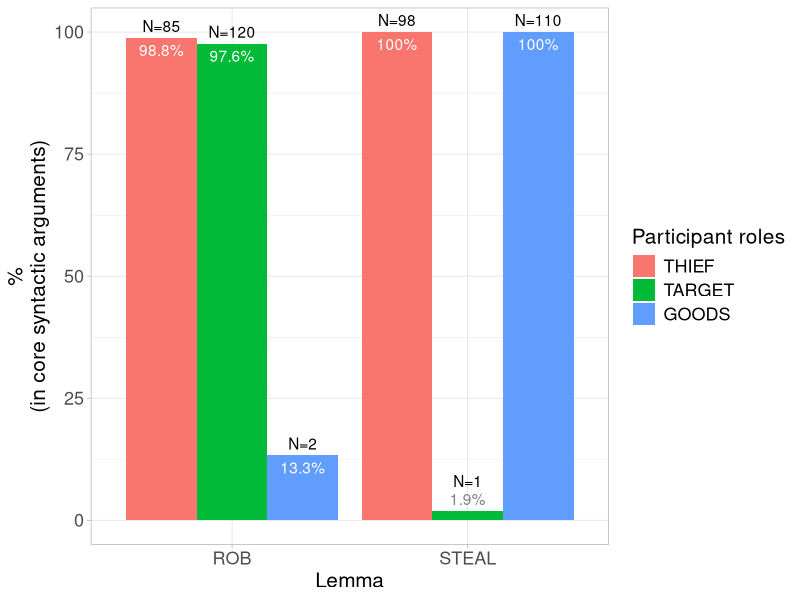
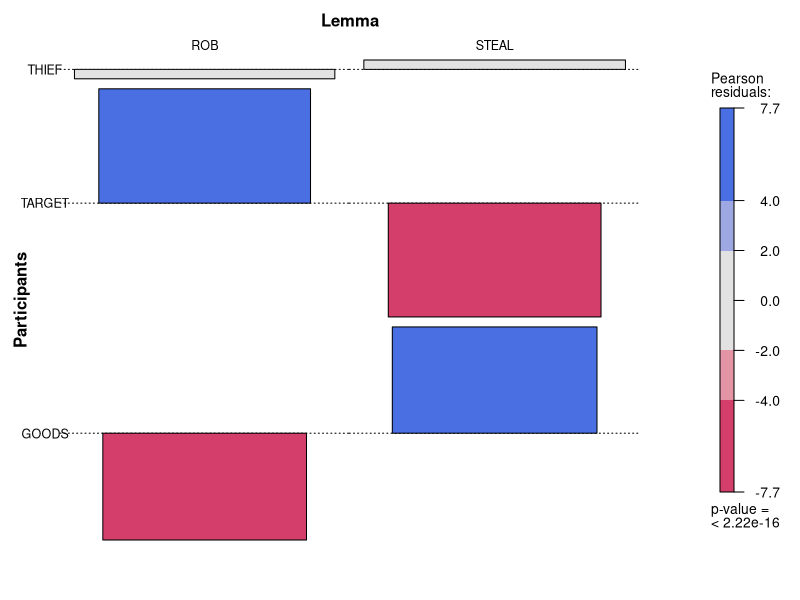
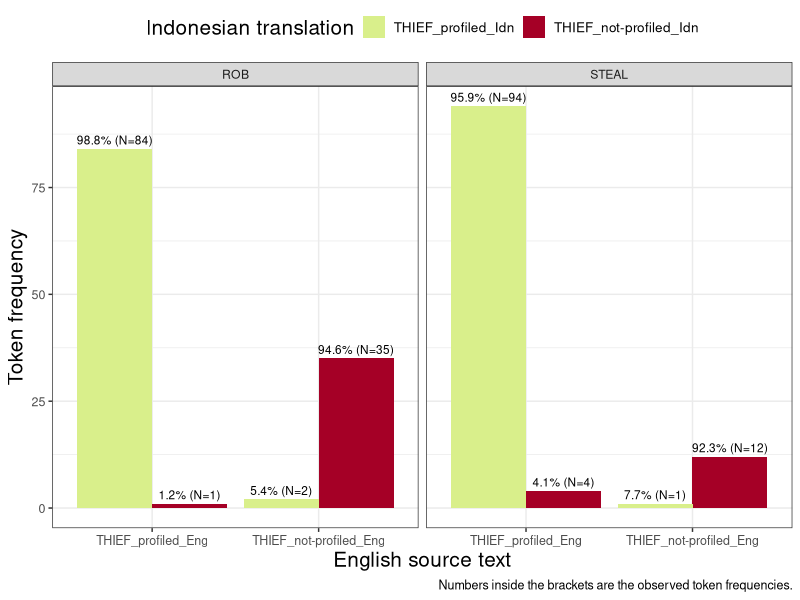
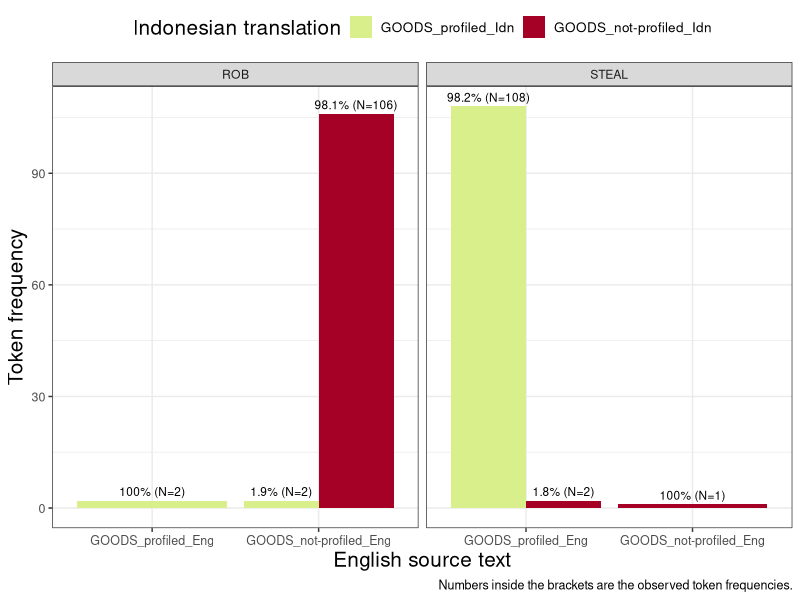
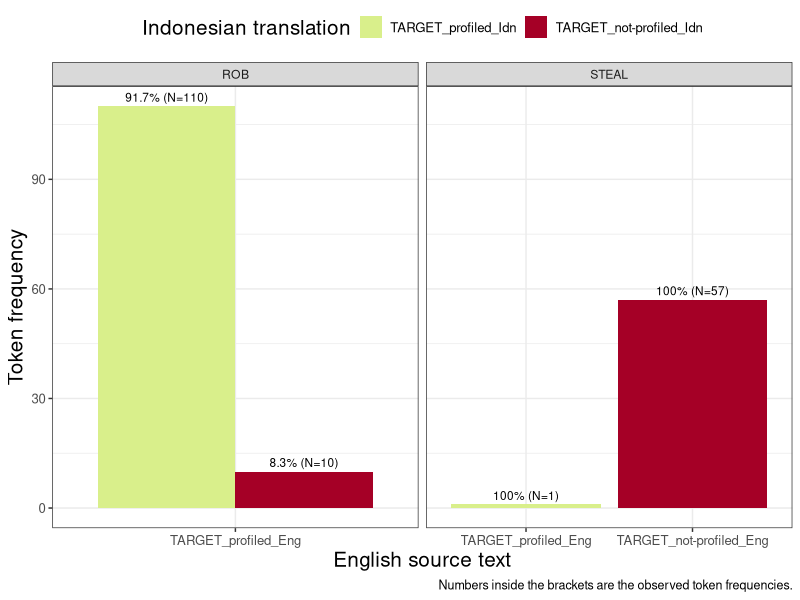
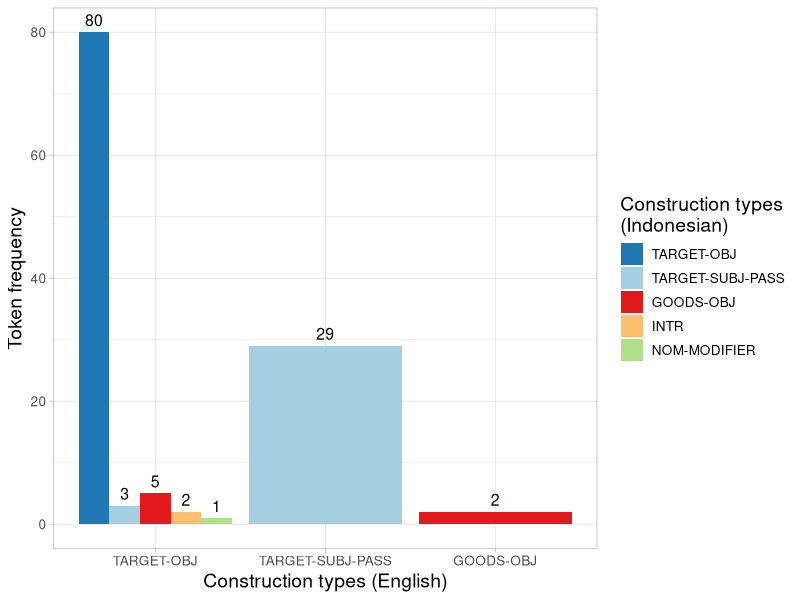
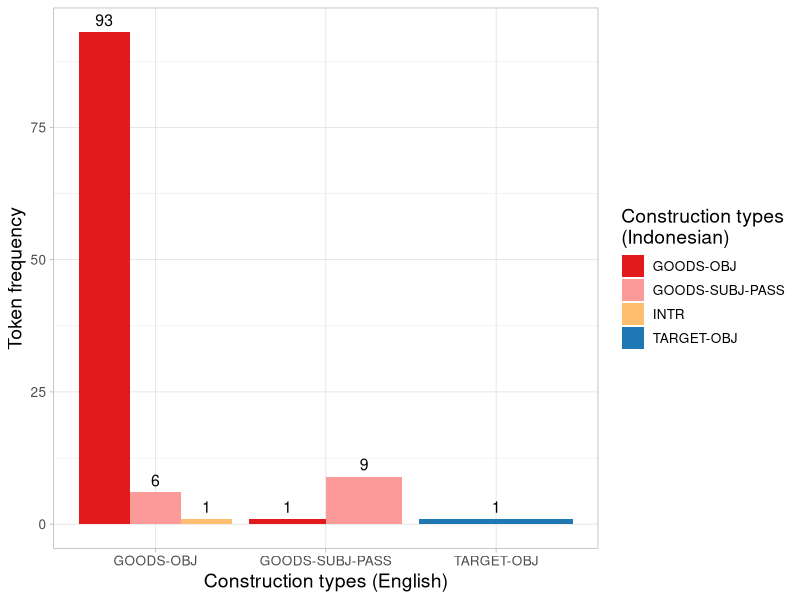
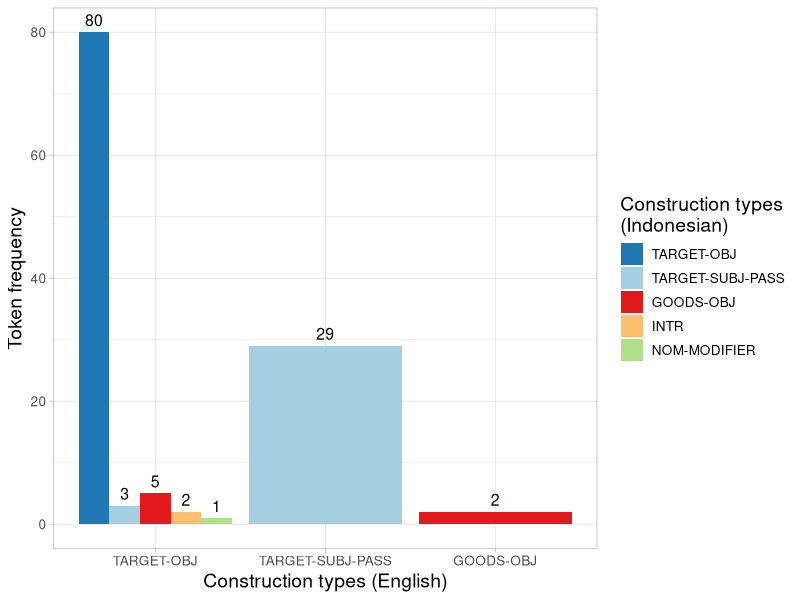

Generate these figures, in order, with R:
## ---- chunk 1
# global option chunck
knitr::opts_chunk$set(fig.width = 7, 
                      fig.asp = 0.618,
                      fig.retina = 2,
                      dpi = 300,
                      dev = "png",
                      echo = TRUE,
                      message = FALSE,
                      warning = FALSE)
library(tidyverse)
library(readxl)
library(RColorBrewer)
library(vcd)
## ---- chunk 2
rob <- readr::read_tsv("ROB_sample_conc_main.tsv")
steal <- readr::read_tsv("STEAL_sample_conc_main.tsv")
## ---- chunk 3
rob_eng_profiled_participants <- rob %>% 
  # verbal construction of ROB
  filter(!is.na(CXN_ENG), str_detect(CXN_ENG, "(INTR|NOMINAL)$", negate = TRUE)) %>%
  count(ROLE_ENG_THIEF) %>% 
  rename(is_mentioned = ROLE_ENG_THIEF) %>% 
  mutate(role = "thief") %>% 
  bind_rows(rob %>% 
              # verbal construction of ROB
              filter(!is.na(CXN_ENG), str_detect(CXN_ENG, "(INTR|NOMINAL)$", 
                                                 negate = TRUE)) %>%
              mutate(ROLE_ENG_TARGET = as.logical(ROLE_ENG_TARGET)) %>% 
              count(ROLE_ENG_TARGET) %>% 
              rename(is_mentioned = ROLE_ENG_TARGET) %>% 
              mutate(role = "target")) %>% 
  bind_rows(rob %>% 
              # verbal construction of ROB
              filter(!is.na(CXN_ENG), str_detect(CXN_ENG, "(INTR|NOMINAL)$", 
                                                 negate = TRUE)) %>% 
              mutate(ROLE_ENG_GOODS = as.logical(ROLE_ENG_GOODS)) %>% 
              count(ROLE_ENG_GOODS) %>% 
              rename(is_mentioned = ROLE_ENG_GOODS) %>% 
              mutate(role = "goods")) %>% 
  mutate(role = factor(role, levels = c("thief", "target", "goods"))) %>% 
  group_by(role) %>% 
  arrange(role, desc(is_mentioned)) %>% 
  mutate(perc_mention = round(n/sum(n) * 100, 2)) %>% 
  ungroup()

# binomial test of the profiled participant roles for ROB
rob_eng_profiled_participants_binom <- rob_eng_profiled_participants %>% 
  pivot_wider(-perc_mention, 
              names_from = is_mentioned, 
              values_from = n, 
              values_fill = 0L) %>% 
  mutate(n = `TRUE`+`FALSE`, 
         pbin = map_dbl(pmap(list(x = `TRUE`, n = n), binom.test), "p.value"), 
         pholm = p.adjust(pbin, method = "holm"),
         signif = "ns", 
         signif = if_else(pholm < 0.05, "*", signif), 
         signif = if_else(pholm < 0.01, "**", signif), 
         signif = if_else(pholm < 0.001, "***", signif),
         lemma = "ROB")
## ---- chunk 4
rob_eng_profiled_participants_coreargs <- rob %>% 
  # verbal construction of ROB
  filter(!is.na(CXN_ENG), str_detect(CXN_ENG, "(INTR|NOMINAL)$", negate = TRUE)) %>% 
  count(ROLE_ENG_THIEF, SYN_ENG_THIEF) %>% 
  rename(is_mentioned = ROLE_ENG_THIEF,
         syntax = SYN_ENG_THIEF) %>% 
  mutate(role = "thief") %>% 
  bind_rows(rob %>% 
              # verbal construction of ROB
              filter(!is.na(CXN_ENG), str_detect(CXN_ENG, "(INTR|NOMINAL)$", 
                                                 negate = TRUE)) %>% 
              mutate(ROLE_ENG_TARGET = as.logical(ROLE_ENG_TARGET)) %>% 
              count(ROLE_ENG_TARGET, SYN_ENG_TARGET) %>% 
              rename(is_mentioned = ROLE_ENG_TARGET,
                     syntax = SYN_ENG_TARGET) %>% 
              mutate(role = "target")) %>% 
  bind_rows(rob %>% 
              # verbal construction of ROB
              filter(!is.na(CXN_ENG), str_detect(CXN_ENG, "(INTR|NOMINAL)$", 
                                                 negate = TRUE)) %>% 
              mutate(ROLE_ENG_GOODS = as.logical(ROLE_ENG_GOODS)) %>% 
              count(ROLE_ENG_GOODS, SYN_ENG_GOODS) %>% 
              rename(is_mentioned = ROLE_ENG_GOODS,
                     syntax = SYN_ENG_GOODS) %>% 
              mutate(role = "goods")) %>% 
  mutate(role = factor(role, levels = c("thief", "target", "goods")))
rob_eng_profiled_participants_coreargs <- rob_eng_profiled_participants_coreargs %>% 
  mutate(core_args = TRUE,
         core_args = if_else(is.na(syntax), NA, core_args),
         core_args = if_else(str_detect(syntax, "passive_AGENT|possessive_determiner|PP_complement"), 
                             FALSE, core_args)) %>% 
  group_by(role, core_args) %>% 
  mutate(n_coreargs_by_role = sum(n)) %>% 
  group_by(role) %>% 
  arrange(role, desc(n_coreargs_by_role))

rob_eng_profiled_participants_coreargs_distinct <- rob_eng_profiled_participants_coreargs %>% 
  select(role, core_args, n_coreargs_by_role) %>% 
  distinct() %>% 
  filter(!is.na(core_args)) %>% 
  arrange(role, desc(core_args)) %>% 
  mutate(perc_coreargs_by_role = round(n_coreargs_by_role/sum(n_coreargs_by_role) * 100, digits = 1))

# binomial test of the core profiled participant roles for ROB
rob_eng_profiled_participants_coreargs_binom <- rob_eng_profiled_participants_coreargs_distinct %>% 
  pivot_wider(-perc_coreargs_by_role, names_from = core_args, values_from = n_coreargs_by_role, values_fill = 0L) %>% 
  mutate(n = `TRUE`+`FALSE`, 
         pbin = map_dbl(pmap(list(x = `TRUE`, n = n), binom.test), "p.value"), 
         pholm = p.adjust(pbin, method = "holm"),
         signif = "ns", 
         signif = if_else(pholm < 0.05, "*", signif), 
         signif = if_else(pholm < 0.01, "**", signif), 
         signif = if_else(pholm < 0.001, "***", signif),
         lemma = "ROB",
         perc_coreargs = round(`TRUE`/n * 100, 1),
         perc_non_coreargs = round(`FALSE`/n * 100, 1))
## ---- chunk 5
steal_eng_profiled_participants <- steal %>% 
  # verbal construction of STEAL
  filter(!is.na(CXN_ENG), str_detect(CXN_ENG, "(INTR|NOMINAL|NP|_TRANS)$", negate = TRUE)) %>%
  mutate(ROLE_ENG_THIEF = as.logical(ROLE_ENG_THIEF)) %>% 
  count(ROLE_ENG_THIEF) %>% 
  rename(is_mentioned = ROLE_ENG_THIEF) %>% 
  mutate(role = "thief") %>% 
  bind_rows(steal %>% 
              # verbal construction of STEAL
              filter(!is.na(CXN_ENG), str_detect(CXN_ENG, "(INTR|NOMINAL|NP|_TRANS)$", 
                                                 negate = TRUE)) %>% 
              mutate(ROLE_ENG_TARGET = as.logical(ROLE_ENG_TARGET)) %>% 
              count(ROLE_ENG_TARGET) %>% 
              rename(is_mentioned = ROLE_ENG_TARGET) %>% 
              mutate(role = "target")) %>% 
  bind_rows(steal %>% 
              # verbal construction of STEAL
              filter(!is.na(CXN_ENG), str_detect(CXN_ENG, "(INTR|NOMINAL|NP|_TRANS)$", 
                                                 negate = TRUE)) %>% 
              filter(!is.na(ROLE_ENG_GOODS)) %>% 
              mutate(ROLE_ENG_GOODS = as.logical(ROLE_ENG_GOODS)) %>% 
              count(ROLE_ENG_GOODS) %>% 
              rename(is_mentioned = ROLE_ENG_GOODS) %>% 
              mutate(role = "goods")) %>% 
  mutate(role = factor(role, levels = c("thief", "target", "goods"))) %>% 
  group_by(role) %>% 
  arrange(role, desc(is_mentioned)) %>% 
  mutate(perc_mention = round(n/sum(n) * 100, 2)) %>% 
  ungroup()

# binomial test of the profiled participant roles for STEAL
steal_eng_profiled_participants_binom <- steal_eng_profiled_participants %>% 
  pivot_wider(-perc_mention, names_from = is_mentioned, values_from = n, values_fill = 0L) %>% 
  mutate(n = `TRUE`+`FALSE`, 
         pbin = map_dbl(pmap(list(x = `TRUE`, n = n), binom.test), "p.value"), 
         pholm = p.adjust(pbin, method = "holm"),
         signif = "ns", 
         signif = if_else(pholm < 0.05, "*", signif), 
         signif = if_else(pholm < 0.01, "**", signif), 
         signif = if_else(pholm < 0.001, "***", signif),
         lemma = "STEAL")
## ---- chunk 6
steal_eng_profiled_participants_coreargs <- steal %>% 
  # verbal construction of STEAL
  filter(!is.na(CXN_ENG), str_detect(CXN_ENG, "(INTR|NOMINAL|NP|_TRANS)$", negate = TRUE)) %>%
  count(ROLE_ENG_THIEF, SYN_ENG_THIEF) %>% 
  rename(is_mentioned = ROLE_ENG_THIEF,
         syntax = SYN_ENG_THIEF) %>% 
  mutate(role = "thief",
         is_mentioned = as.logical(is_mentioned)) %>% 
  bind_rows(steal %>% 
              # verbal construction of STEAL
              filter(!is.na(CXN_ENG), str_detect(CXN_ENG, "(INTR|NOMINAL|NP|_TRANS)$", 
                                                 negate = TRUE)) %>% 
              mutate(ROLE_ENG_TARGET = as.logical(ROLE_ENG_TARGET)) %>% 
              count(ROLE_ENG_TARGET, SYN_ENG_TARGET) %>% 
              rename(is_mentioned = ROLE_ENG_TARGET,
                     syntax = SYN_ENG_TARGET) %>% 
              mutate(role = "target")) %>% 
  bind_rows(steal %>% 
              # verbal construction of STEAL
              filter(!is.na(CXN_ENG), str_detect(CXN_ENG, "(INTR|NOMINAL|NP|_TRANS)$", 
                                                 negate = TRUE)) %>% 
              mutate(ROLE_ENG_GOODS = as.logical(ROLE_ENG_GOODS)) %>% 
              count(ROLE_ENG_GOODS, SYN_ENG_GOODS) %>% 
              rename(is_mentioned = ROLE_ENG_GOODS,
                     syntax = SYN_ENG_GOODS) %>% 
              mutate(role = "goods")) %>% 
  mutate(role = factor(role, levels = c("thief", "target", "goods")))
steal_eng_profiled_participants_coreargs <- steal_eng_profiled_participants_coreargs %>% 
  mutate(core_args = TRUE,
         core_args = if_else(is.na(syntax), NA, core_args),
         core_args = if_else(str_detect(syntax, "passive_AGENT|possessive|(?i)PP_complement"), 
                             FALSE, core_args)) %>% 
  group_by(role, core_args) %>% 
  mutate(n_coreargs_by_role = sum(n)) %>% 
  group_by(role) %>% 
  arrange(role, desc(n_coreargs_by_role))

steal_eng_profiled_participants_coreargs_distinct <- steal_eng_profiled_participants_coreargs %>% 
  select(role, core_args, n_coreargs_by_role) %>% 
  distinct() %>% 
  filter(!is.na(core_args)) %>% 
  arrange(role, desc(core_args)) %>% 
  mutate(perc_coreargs_by_role = round(n_coreargs_by_role/sum(n_coreargs_by_role) * 100, digits = 1))


# binomial test of the core profiled participant roles for STEAL
steal_eng_profiled_participants_coreargs_binom <- steal_eng_profiled_participants_coreargs_distinct %>% 
  pivot_wider(-perc_coreargs_by_role, names_from = core_args, values_from = n_coreargs_by_role, values_fill = 0L) %>% 
  mutate(n = `TRUE`+`FALSE`, 
         pbin = map_dbl(pmap(list(x = `TRUE`, n = n), binom.test), "p.value"),
         pholm = p.adjust(pbin, method = "holm"),
         signif = "ns", 
         signif = if_else(pholm < 0.05, "*", signif), 
         signif = if_else(pholm < 0.01, "**", signif), 
         signif = if_else(pholm < 0.001, "***", signif),
         lemma = "STEAL",
         perc_coreargs = round(`TRUE`/n * 100, 1),
         perc_non_coreargs = round(`FALSE`/n * 100, 1))
## ---- chunk 7
eng_profiled_participants <- bind_rows(rob_eng_profiled_participants_binom,
                                       steal_eng_profiled_participants_binom) %>% 
  mutate(perc_mention = round((`TRUE`/n) * 100, 2))

eng_profiled_participants_matrix <- eng_profiled_participants %>% 
  select(role, lemma, `TRUE`) %>% 
  pivot_wider(names_from = lemma, values_from = `TRUE`) %>% 
  data.frame(row.names = 1) %>% 
  as.matrix()
names(attr(eng_profiled_participants_matrix, "dimnames")) <- c("Participant roles", "Lemmas")

eng_profiled_participants_chisq <- chisq.test(eng_profiled_participants_matrix)
eng_profiled_participants_effsizes <- vcd::assocstats(eng_profiled_participants_matrix)
eng_profiled_participants_cramer <- round(eng_profiled_participants_effsizes$cramer, 3)
## ---- chunk 8
eng_profiled_participants_coreargs <- bind_rows(rob_eng_profiled_participants_coreargs_binom,
                                                steal_eng_profiled_participants_coreargs_binom)

eng_profiled_participants_matrix_coreargs <- eng_profiled_participants_coreargs %>% 
  select(role, lemma, `TRUE`) %>% 
  pivot_wider(names_from = lemma, values_from = `TRUE`) %>% 
  data.frame(row.names = 1) %>% 
  as.matrix()
names(attr(eng_profiled_participants_matrix_coreargs, "dimnames")) <- c("Participant roles", "Lemmas")

eng_profiled_participants_chisq_coreargs <- chisq.test(eng_profiled_participants_matrix_coreargs)
eng_profiled_participants_effsizes_coreargs <- vcd::assocstats(eng_profiled_participants_matrix_coreargs)
eng_profiled_participants_cramer_coreargs <- round(eng_profiled_participants_effsizes_coreargs$cramer, 2)
## ---- chunk 9
p1_idn <- eng_profiled_participants_coreargs %>% 
  mutate(role = toupper(role),
         role = factor(role, levels = c("THIEF", "TARGET", "GOODS"))) %>% 
  ggplot(aes(x = lemma, y = perc_coreargs, fill = role)) +
  geom_col(position = position_dodge(.9)) +
  geom_text(aes(label = paste("N=", `TRUE`, sep = "")),
            position = position_dodge(.9),
            vjust = if_else(eng_profiled_participants_coreargs$`TRUE` > 1, -.5, -2)) +
  geom_text(aes(label = paste(perc_coreargs, "%", sep = "")),
            position = position_dodge(.9),
            vjust = if_else(eng_profiled_participants_coreargs$`TRUE` > 1, 1.5, -.5),
            col = if_else(eng_profiled_participants_coreargs$`TRUE` > 1, "white", "gray50")) +
  theme_light() +
  labs(y = "%\n(in core syntactic arguments)",
       x = "Lemma",
       fill = "Participant roles") +
  theme(axis.text = element_text(size = 13),
        axis.title = element_text(size = 15),
        legend.text = element_text(size = 13),
        legend.title = element_text(size = 15))

p1_idn
# ggsave("figs/plot-profiled-participants-eng.png", plot = p1_idn, height = 4.5, width = 7, dpi = 300)
## ---- chunk 10
# png("figs/plot-assocplot-profiled-roles-english.png", width = 7, height = 6, units = "in", res = 600)
vcd::assoc(eng_profiled_participants_matrix_coreargs, shade = TRUE, legend = legend_resbased(fontsize = 10), gp_labels = gpar(fontsize = 9), labeling_args = list(rot_labels = 0, set_varnames = c(Lemmas = "Lemma", `Participant roles` = "Participants"), set_labels = list(`Participant roles` = c("THIEF", "TARGET", "GOODS"))))
# dev.off()
## ---- chunk 11
# only take the transitive verbal and gerundial usages of ROB and STEAL
steal1 <- steal %>% 
  filter(!is.na(CXN_ENG), str_detect(CXN_ENG, "(INTR|NOMINAL|NP|_TRANS)$", negate = TRUE)) %>% # verbal construction of ROB
  mutate(across(matches("^ROLE_(ENG|IDN)_"), as.logical))

rob1 <- rob %>% 
  filter(!is.na(CXN_ENG), str_detect(CXN_ENG, "(INTR|NOMINAL)$", negate = TRUE)) %>% # verbal construction of ROB
  mutate(across(matches("^ROLE_(ENG|IDN)_"), as.logical),
         SYN_IDN_TARGET = replace(SYN_IDN_TARGET, ROLE_IDN_TARGET == FALSE & SYN_IDN_TARGET == "direct_object", NA))
## ---- chunk 12
rob_thief_profile_eng_idn <- rob1 %>% 
  mutate(core_args = if_else(SYN_ENG_THIEF == "passive_AGENT", "FALSE", "TRUE"),
         core_args = if_else(is.na(SYN_ENG_THIEF), "NA", core_args)) %>% 
  filter(core_args != "FALSE") %>% # select only the core argument of THIEF in English
  count(ROLE_ENG_THIEF, ROLE_IDN_THIEF) %>% 
  mutate(across(where(is.logical), function(x) ifelse(x == FALSE, "THIEF_not_mentioned", "THIEF_mentioned"))) %>% 
  rename(English = ROLE_ENG_THIEF,
         Indonesian = ROLE_IDN_THIEF) %>% 
  arrange(desc(n))
rob_thief_profile_eng_idn_matrix <- rob_thief_profile_eng_idn %>% 
  pivot_wider(names_from = Indonesian, values_from = n, values_fill = 0L) %>% 
  column_to_rownames("English") %>% 
  as.matrix()
names(attr(rob_thief_profile_eng_idn_matrix, "dimnames")) <- c("English", "Indonesian")
rob_thief_profile_eng_idn_fye <- fisher.test(rob_thief_profile_eng_idn_matrix)
rob_thief_profile_eng_idn_effsize <- vcd::assocstats(rob_thief_profile_eng_idn_matrix)
rob_thief_profile_eng_idn_phicoeff <- round(rob_thief_profile_eng_idn_effsize$phi, 2)

steal_thief_profile_eng_idn <- steal1 %>% 
  count(ROLE_ENG_THIEF, ROLE_IDN_THIEF) %>% 
  mutate(across(where(is.logical), function(x) ifelse(x == FALSE, "THIEF_not_mentioned", "THIEF_mentioned"))) %>% 
  rename(English = ROLE_ENG_THIEF,
         Indonesian = ROLE_IDN_THIEF) %>% 
  arrange(desc(n))
steal_thief_profile_eng_idn_matrix <- steal_thief_profile_eng_idn %>% 
  pivot_wider(names_from = Indonesian, values_from = n, values_fill = 0L) %>% 
  column_to_rownames("English") %>% 
  as.matrix()
names(attr(steal_thief_profile_eng_idn_matrix, "dimnames")) <- c("English", "Indonesian")
steal_thief_profile_eng_idn_fye <- fisher.test(steal_thief_profile_eng_idn_matrix)
steal_thief_profile_eng_idn_effsize <- vcd::assocstats(steal_thief_profile_eng_idn_matrix)
steal_thief_profile_eng_idn_phicoeff <- round(steal_thief_profile_eng_idn_effsize$phi, 2)
## ---- chunk 13
rob_goods_profile_eng_idn <- rob1 %>% 
  mutate(core_args = if_else(SYN_ENG_GOODS == "PP_complement", "FALSE", "TRUE"),
         core_args = if_else(is.na(SYN_ENG_GOODS), "NA", core_args)) %>% 
  filter(core_args != "FALSE") %>% # select only the core argument of GOODS in English
  count(ROLE_ENG_GOODS, ROLE_IDN_GOODS) %>% 
  mutate(across(where(is.logical), function(x) ifelse(x == FALSE, "GOODS_not_mentioned", "GOODS_mentioned"))) %>% 
  rename(English = ROLE_ENG_GOODS,
         Indonesian = ROLE_IDN_GOODS) %>% 
  # arrange(desc(n))
  arrange(English)
rob_goods_profile_eng_idn_matrix <- rob_goods_profile_eng_idn %>% 
  pivot_wider(names_from = Indonesian, values_from = n, values_fill = 0L) %>% 
  column_to_rownames("English") %>% 
  as.matrix()
names(attr(rob_goods_profile_eng_idn_matrix, "dimnames")) <- c("English", "Indonesian")
rob_goods_profile_eng_idn_matrix <- rob_goods_profile_eng_idn_matrix[ , c(2, 1)]
rob_goods_profile_eng_idn_fye <- fisher.test(rob_goods_profile_eng_idn_matrix)
rob_goods_profile_eng_idn_effsize <- vcd::assocstats(rob_goods_profile_eng_idn_matrix)
rob_goods_profile_eng_idn_phicoeff <- round(rob_goods_profile_eng_idn_effsize$phi, 2)
rob_goods_semantics_eng <- rob1 %>% 
  count(SEM_ENG_GOODS, sort = TRUE) %>% 
  filter(if_all(where(is.character), ~!is.na(.))) %>% 
  mutate(perc = round(n/sum(n) * 100, 1))
rob_goods_semantics_idn <- rob1 %>% 
  count(SEM_IDN_GOODS, sort = TRUE) %>% 
  filter(if_all(where(is.character), ~!is.na(.))) %>% 
  mutate(perc = round(n/sum(n) * 100, 1))

steal_goods_profile_eng_idn <- steal1 %>% 
  count(ROLE_ENG_GOODS, ROLE_IDN_GOODS) %>% 
  mutate(across(where(is.logical), function(x) ifelse(x == FALSE, "GOODS_not_mentioned", "GOODS_mentioned"))) %>% 
  rename(English = ROLE_ENG_GOODS,
         Indonesian = ROLE_IDN_GOODS) %>% 
  # arrange(desc(n))
  arrange(English)
steal_goods_profile_eng_idn_matrix <- steal_goods_profile_eng_idn %>% 
  pivot_wider(names_from = Indonesian, values_from = n, values_fill = 0L) %>% 
  column_to_rownames("English") %>%  
  as.matrix()
names(attr(steal_goods_profile_eng_idn_matrix, "dimnames")) <- c("English", "Indonesian")
steal_goods_profile_eng_idn_matrix <- steal_goods_profile_eng_idn_matrix[, c(2,1)]
steal_goods_profile_eng_idn_fye <- fisher.test(steal_goods_profile_eng_idn_matrix)
steal_goods_profile_eng_idn_effsize <- vcd::assocstats(steal_goods_profile_eng_idn_matrix)
steal_goods_profile_eng_idn_phicoeff <- round(steal_goods_profile_eng_idn_effsize$phi, 2)
steal_goods_semantics_eng <- steal1 %>% 
  count(SEM_ENG_GOODS, sort = TRUE) %>% 
  filter(if_all(where(is.character), ~!is.na(.))) %>% 
  mutate(perc = round(n/sum(n) * 100, 1))
steal_goods_semantics_idn <- steal1 %>% 
  count(SEM_IDN_GOODS, sort = TRUE) %>% 
  filter(if_all(where(is.character), ~!is.na(.))) %>% 
  mutate(perc = round(n/sum(n) * 100, 1))
## ---- chunk 14
rob_target_profile_eng_idn <- rob1 %>%
  filter(SYN_ENG_TARGET %in% c("direct_object", "passive_subject")) %>% 
  mutate(ROLE_IDN_TARGET = replace(ROLE_IDN_TARGET, SYN_IDN_TARGET %in% c("nominal_modifier", "possessive_determiner", "pp_complement"), FALSE)) %>% 
  count(ROLE_ENG_TARGET, ROLE_IDN_TARGET) %>%
  mutate(across(where(is.logical), function(x) ifelse(x == FALSE, "TARGET_not_mentioned", "TARGET_mentioned"))) %>%
  rename(English = ROLE_ENG_TARGET,
         Indonesian = ROLE_IDN_TARGET) %>% 
  arrange(desc(n))
rob_target_profile_eng_idn_matrix <- rob_target_profile_eng_idn %>%
  pivot_wider(names_from = Indonesian, values_from = n, values_fill = 0L) %>%
  column_to_rownames("English") %>% 
  data.frame() %>%
  as.matrix()
names(attr(rob_target_profile_eng_idn_matrix, "dimnames")) <- c("English", "Indonesian")

# ROB's TARGET is always mentioned in English, but there are few cases where it is not mentioned in the translation. So there is only one variable of interest, namely (not-)mention of the Target in Indonesian, with two outcomes: mention vs. not mention of TARGET. This is the motivation to run the Exact Binomial Test
rob_target_profile_eng_idn_binom <- binom.test(rob_target_profile_eng_idn_matrix)

steal_target_profile_eng_idn <- steal1 %>% 
  filter(!SYN_ENG_TARGET %in% c("possessive_determiner", "possessive_of-phrase", "pp_complement")) %>% 
  count(ROLE_ENG_TARGET, ROLE_IDN_TARGET) %>% 
  mutate(across(where(is.logical), function(x) ifelse(x == FALSE, "TARGET_not_mentioned", "TARGET_mentioned"))) %>% 
  rename(English = ROLE_ENG_TARGET,
         Indonesian = ROLE_IDN_TARGET) %>% 
  arrange(desc(n))
steal_target_profile_eng_idn_matrix <- steal_target_profile_eng_idn %>% 
  pivot_wider(names_from = Indonesian, values_from = n, values_fill = 0L) %>% 
  column_to_rownames("English") %>%  
  as.matrix()
names(attr(steal_target_profile_eng_idn_matrix, "dimnames")) <- c("English", "Indonesian")
steal_target_profile_eng_idn_fye <- fisher.test(steal_target_profile_eng_idn_matrix)
steal_target_profile_eng_idn_effsize <- vcd::assocstats(steal_target_profile_eng_idn_matrix)
steal_target_profile_eng_idn_phicoeff <- steal_target_profile_eng_idn_effsize$phi
## ---- chunk 15
rs_thief_profile_eng_idn <- rob_thief_profile_eng_idn %>% 
  mutate(Lemma = "ROB",
         English = factor(English, levels = unique(English)),
         Indonesian = factor(Indonesian, levels = unique(Indonesian))) %>%
  bind_rows(steal_thief_profile_eng_idn %>% 
              mutate(Lemma = "STEAL",
                     English = factor(English, levels = unique(English)),
                     Indonesian = factor(Indonesian, levels = unique(Indonesian)))) %>% 
  mutate(Lemma = factor(Lemma, levels = c("ROB", "STEAL"))) %>% 
  group_by(Lemma, English) %>% 
  mutate(perc = n / sum(n) * 100,
         perc = round(perc, digits = 1))


p2_thief_eng_idn <- rs_thief_profile_eng_idn %>% 
  # ggplot(aes(x = English, y = perc, fill = Indonesian)) +
  # geom_col() + 
  # geom_text(aes(label = ifelse(rs_thief_profile_eng_idn$perc > 5, n, "")),
  #           position = position_stack(vjust = 0.5)) +
  ggplot(aes(x = English, y = n, fill = Indonesian)) +
  geom_col(position = position_dodge(.9)) +
  geom_text(aes(label = paste(perc, "% (N=", n, ")", sep = "")),
            position = position_dodge(.9), vjust = -.5, size = 3) +
  facet_wrap(~Lemma, scales = "free_x") +
  theme_bw() +
  scale_x_discrete(labels = c("THIEF_profiled_Eng", "THIEF_not-profiled_Eng")) +
  scale_fill_manual(values = brewer.pal(11, "RdYlGn")[c(7, 1)],
                    labels = c("THIEF_profiled_Idn", "THIEF_not-profiled_Idn"),
                    name = "Indonesian translation") +
  labs(y = "Token frequency",
       # y = "Persentase",
       caption = "Numbers inside the brackets are the observed token frequencies.",
       x = "English source text") +
  theme(axis.text = element_text(size = 9),
        axis.title = element_text(size = 15),
        legend.title = element_text(size = 15),
        legend.text = element_text(size = 9.75),
        legend.position = "top",
        plot.caption = element_text(size = 9))

p2_thief_eng_idn

# ggsave("figs/plot-profiled-participants-THIEF-all-verbs.png", plot = p2_thief_eng_idn, height = 5, width = 7.5, dpi = 300)
## ---- chunk 16

rs_goods_profile_eng_idn <- rob_goods_profile_eng_idn %>% 
  mutate(Lemma = "ROB",
         English = factor(English, levels = unique(English)),
         Indonesian = factor(Indonesian, levels = unique(Indonesian))) %>%
  bind_rows(steal_goods_profile_eng_idn %>% 
              mutate(Lemma = "STEAL",
                     English = factor(English, levels = unique(English)),
                     Indonesian = factor(Indonesian, levels = unique(Indonesian)))) %>% 
  mutate(Lemma = factor(Lemma, levels = c("ROB", "STEAL"))) %>% 
  group_by(Lemma, English) %>% 
  mutate(perc = n / sum(n) * 100,
         perc = round(perc, digits = 1))

p2_goods_eng_idn <- rs_goods_profile_eng_idn %>% 
  # ggplot(aes(x = English, y = perc, fill = Indonesian)) +
  # geom_col() + 
  # geom_text(aes(label = ifelse(rs_goods_profile_eng_idn$perc > 10, n, "")),
  #           position = position_stack(vjust = 0.5)) +
  ggplot(aes(x = English, y = n, fill = Indonesian)) +
  geom_col(position = position_dodge(.9)) +
  geom_text(aes(label = paste(perc, "% (N=", n, ")", sep = "")),
            position = position_dodge(.9), vjust = -.5, size = 3) +
  facet_wrap(~Lemma, scales = "free_x") +
  theme_bw() +
  scale_x_discrete(labels = c("GOODS_profiled_Eng", "GOODS_not-profiled_Eng")) +
  scale_fill_manual(values = brewer.pal(11, "RdYlGn")[c(7, 1)],
                    labels = c("GOODS_profiled_Idn", "GOODS_not-profiled_Idn"),
                    name = "Indonesian translation") +
  labs(y = "Token frequency",
       # y = "Persentase",
       caption = "Numbers inside the brackets are the observed token frequencies.",
       x = "English source text") +
  theme(axis.text = element_text(size = 9),
        axis.title = element_text(size = 15),
        legend.title = element_text(size = 15),
        legend.text = element_text(size = 9.75),
        legend.position = "top",
        plot.caption = element_text(size = 9))
p2_goods_eng_idn

# ggsave("figs/plot-profiled-participants-GOODS-all-verbs.png", plot = p2_goods_eng_idn, height = 5, width = 7.5, dpi = 300)
## ---- chunk 17
rs_target_profile_eng_idn <- rob_target_profile_eng_idn %>% 
  mutate(Lemma = "ROB",
         English = factor(English, levels = unique(English)),
         Indonesian = factor(Indonesian, levels = unique(Indonesian))) %>%
  bind_rows(steal_target_profile_eng_idn %>% 
              mutate(Lemma = "STEAL",
                     English = factor(English, levels = unique(English)),
                     Indonesian = factor(Indonesian, levels = unique(Indonesian)))) %>% 
  mutate(Lemma = factor(Lemma, levels = c("ROB", "STEAL"))) %>% 
  group_by(Lemma, English) %>% 
  mutate(perc = n / sum(n) * 100,
         perc = round(perc, digits = 1))


p2_target_eng_idn <- rs_target_profile_eng_idn %>% 
  # ggplot(aes(x = English, y = perc, fill = Indonesian)) +
  # geom_col() + 
  # geom_text(aes(label = ifelse(rs_target_profile_eng_idn$perc > 10, n, "")),
  #           position = position_stack(vjust = 0.5)) +
  ggplot(aes(x = English, y = n, fill = Indonesian)) +
  geom_col(position = position_dodge(.9)) +
  geom_text(aes(label = paste(perc, "% (N=", n, ")", sep = "")),
            position = position_dodge(.9), vjust = -.5, size = 3) +
  facet_wrap(~Lemma, scales = "free_x") +
  theme_bw() +
  scale_x_discrete(labels = c("TARGET_profiled_Eng", "TARGET_not-profiled_Eng")) +
  scale_fill_manual(values = brewer.pal(11, "RdYlGn")[c(7, 1)],
                    labels = c("TARGET_profiled_Idn", "TARGET_not-profiled_Idn"),
                    name = "Indonesian translation") +
  labs(y = "Token frequency",
       # y = "Persentase",
       caption = "Numbers inside the brackets are the observed token frequencies.",
       x = "English source text") +
  theme(axis.text = element_text(size = 9.5),
        axis.title = element_text(size = 15),
        legend.title = element_text(size = 15),
        legend.text = element_text(size = 9.5),
        legend.position = "top",
        plot.caption = element_text(size = 9))
p2_target_eng_idn

# ggsave("figs/plot-profiled-participants-TARGET-all-verbs.png", plot = p2_target_eng_idn, height = 5, width = 7.5, dpi = 300)
## ---- chunk 18
## count of constructional patterns for ROB======
### English data
rob_cxn_eng <- rob1 %>% 
  count(CXN_ENG, sort = TRUE, name = "N_CXN_ENG") %>% 
  filter(!is.na(CXN_ENG), str_detect(CXN_ENG, "-PP$", negate = TRUE))

### Indonesian translation data
rob_cxn_idn <- rob1 %>% 
  count(CXN_IDN, sort = TRUE, name = "N_CXN_IDN") %>% 
  filter(!is.na(CXN_IDN))

### x-tab for English and Indonesian data
rob_cxn <- rob1 %>% 
  count(CXN_ENG, CXN_IDN, sort = TRUE, name = "a") %>% 
  filter(CXN_ENG != "TARGET-PP") %>% 
  mutate(CXN_ENG_lab = factor(CXN_ENG, levels = unique(CXN_ENG)),
         CXN_IDN_col = factor(CXN_IDN, levels = unique(CXN_IDN)))

## count of constructional patterns for STEAL======
### English data
steal_cxn_eng <- steal1 %>% 
  count(CXN_ENG, sort = TRUE, name = "N_CXN_ENG") %>% 
  filter(!is.na(CXN_ENG))

### Indonesian translation data
steal_cxn_idn <- steal1 %>% 
  count(CXN_IDN, sort = TRUE, name = "N_CXN_IDN") %>% 
  filter(!is.na(CXN_IDN))

### x-tab for English and Indonesian data
steal_cxn <- steal1 %>% 
  count(CXN_ENG, CXN_IDN, sort = TRUE, name = "a") %>% 
  mutate(CXN_ENG_lab = factor(CXN_ENG, levels = unique(CXN_ENG)),
         CXN_IDN_col = factor(CXN_IDN, levels = unique(CXN_IDN)))

brew_paired <- brewer.pal(brewer.pal.info[rownames(brewer.pal.info) == "Paired", 1], "Paired")
cxn_idn <- unique(c(rob_cxn$CXN_IDN, steal_cxn$CXN_IDN))
brew_paired_selected <- brew_paired[c(2, 1, 6, 7, 3, 5)]
names(brew_paired_selected) <- cxn_idn
cxn_idn_colours <- brew_paired_selected

## ---- chunk 19
fye_compute <- function(a, b, c, d, alt) {
  return(fisher.test(matrix(c(a, b, c, d), nrow = 2), alternative = alt)$p.value)
}

oddsratio <- function(a, b, c, d, alt) {
  return(fisher.test(matrix(c(a, b, c, d), nrow = 2), alternative = alt)$estimate)
}

phicoefficient <- function(a, b, c, d) {
  return(round(vcd::assocstats(matrix(c(a, b, c, d), nrow = 2))$phi, digits = 2))
}
## ---- chunk 20
p1_rob_cxn_idn <- rob_cxn %>% 
  ggplot(aes(x = CXN_ENG_lab, y = a, fill = CXN_IDN_col)) + 
  geom_col(position = position_dodge(.9)) +
  geom_text(aes(label = a), 
            position = position_dodge(.9), 
            vjust = -.5,
            size = 4) +
  labs(x = "Construction types (English)",
       y = "Token frequency",
       fill = "Construction types\n(Indonesian)") +
  theme_light() +
  theme(axis.text = element_text(size = 9.75),
        axis.title = element_text(size = 14),
        legend.text = element_text(size = 9.75),
        legend.title = element_text(size = 14),
        plot.title = element_text(size = 15)) +
  scale_fill_manual(values = cxn_idn_colours[names(cxn_idn_colours) %in% unique(rob_cxn$CXN_IDN)])

p1_rob_cxn_idn

ggsave("figs/plot-cxn-equivalence-ROB.png", plot = p1_rob_cxn_idn, height = 6, width = 8, dpi = 300)
  
## ---- chunk 21
## FYE computation=======
rob_cxn_fye <- rob_cxn %>% 
  select(-CXN_ENG_lab, -CXN_IDN_col) %>% 
  complete(CXN_ENG, CXN_IDN, fill = list(a = 0L)) %>% 
  left_join(rob_cxn_eng, by = "CXN_ENG") %>% 
  left_join(rob_cxn_idn, by = "CXN_IDN") %>% 
  mutate(perc = (a/N_CXN_ENG) * 100,
         SUM = sum(a),
         b = N_CXN_ENG - a,
         c = N_CXN_IDN - a,
         d = SUM - (a + b + c),
         a_exp = (N_CXN_ENG * N_CXN_IDN)/SUM,
         assoc = if_else(a > a_exp, "attraction", "repulsion"),
         alt = if_else(a > a_exp, "greater", "less"),
         pfye = pmap_dbl(list(a, b, c, d, alt), fye_compute),
         collstr = if_else(alt == "greater", -log10(pfye), log10(pfye)),
         pholm = p.adjust(pfye, method = "holm"),
         signif_fye = if_else(pfye < 0.05, TRUE, FALSE),
         signif_holm = if_else(pholm < 0.05, TRUE, FALSE),
         signif_holm_dec = if_else(pholm < 0.05 & pholm > 0.01, "*", "ns"),
         signif_holm_dec = if_else(pholm < 0.01 & pholm > 0.001, "**", signif_holm_dec),
         signif_holm_dec = if_else(pholm < 0.001, "***", signif_holm_dec),
         odds_ratio = pmap_dbl(list(a, b, c, d, alt), oddsratio),
         phi = pmap_dbl(list(a, b, c, d), phicoefficient))
rob_cxn_fye_short <- rob_cxn_fye %>% 
  select(-N_CXN_ENG, -N_CXN_IDN, -SUM, -b, -c, -d, -a_exp, -alt, -signif_fye, -signif_holm) %>% 
  arrange(desc(collstr))
rob_cxn_fye_significant <- rob_cxn_fye_short %>% 
  filter(signif_holm_dec != "ns", pholm < 0.001)
## ---- chunk 22
steal_colours <- cxn_idn_colours[names(cxn_idn_colours) %in% unique(steal_cxn$CXN_IDN)]
steal_colours <- steal_colours[order(names(steal_colours))]
p1_steal_cxn_idn <- steal_cxn %>% 
  ggplot(aes(x = CXN_ENG_lab, y = a, fill = CXN_IDN_col)) + 
  geom_col(position = position_dodge(.9)) +
  geom_text(aes(label = a), 
            position = position_dodge(.9), 
            vjust = -.5,
            size = 4) +
  labs(x = "Construction types (English)",
       y = "Token frequency",
       fill = "Construction types\n(Indonesian)") +
  theme_light() +
  theme(axis.text = element_text(size = 9.75),
        axis.title = element_text(size = 14),
        legend.text = element_text(size = 9.75),
        legend.title = element_text(size = 14),
        plot.title = element_text(size = 15)) +
  scale_fill_manual(values = steal_colours)

p1_steal_cxn_idn

ggsave("figs/plot-cxn-equivalence-STEAL.png", plot = p1_steal_cxn_idn, height = 6, width = 8, dpi = 300)
  
## ---- chunk 23
## FYE computation=======
steal_cxn_fye <- steal_cxn %>% 
  select(-CXN_ENG_lab, -CXN_IDN_col) %>% 
  complete(CXN_ENG, CXN_IDN, fill = list(a = 0L)) %>% 
  left_join(steal_cxn_eng, by = "CXN_ENG") %>% 
  left_join(steal_cxn_idn, by = "CXN_IDN") %>% 
  mutate(perc = (a/N_CXN_ENG) * 100,
         SUM = sum(a),
         b = N_CXN_ENG - a,
         c = N_CXN_IDN - a,
         d = SUM - (a + b + c),
         a_exp = (N_CXN_ENG * N_CXN_IDN)/SUM,
         assoc = if_else(a > a_exp, "attraction", "repulsion"),
         alt = if_else(a > a_exp, "greater", "less"),
         pfye = pmap_dbl(list(a, b, c, d, alt), fye_compute),
         collstr = if_else(alt == "greater", -log10(pfye), log10(pfye)),
         pholm = p.adjust(pfye, method = "holm"),
         signif_fye = if_else(pfye < 0.05, TRUE, FALSE),
         signif_holm = if_else(pholm < 0.05, TRUE, FALSE),
         signif_holm_dec = if_else(pholm < 0.05 & pholm > 0.01, "*", "ns"),
         signif_holm_dec = if_else(pholm < 0.01 & pholm > 0.001, "**", signif_holm_dec),
         signif_holm_dec = if_else(pholm < 0.001, "***", signif_holm_dec),
         odds_ratio = pmap_dbl(list(a, b, c, d, alt), oddsratio),
         phi = pmap_dbl(list(a, b, c, d), phicoefficient))
steal_cxn_fye_short <- steal_cxn_fye %>% 
  select(-N_CXN_ENG, -N_CXN_IDN, -SUM, -b, -c, -d, -a_exp, -alt, -signif_fye, -signif_holm) %>% 
  arrange(desc(collstr))
steal_cxn_fye_significant <- steal_cxn_fye_short %>% 
  filter(signif_holm_dec != "ns", pholm < 0.001)
